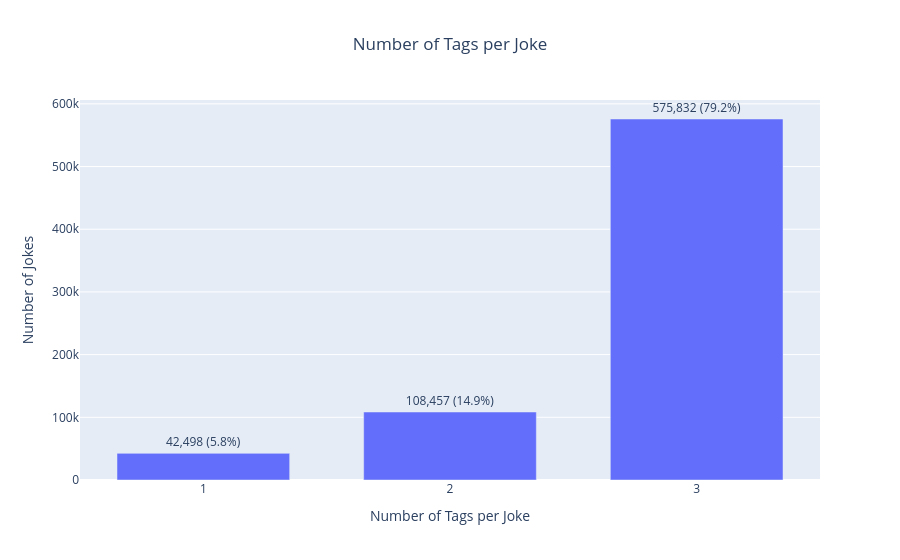

Write notebook code for a chart like this one.
### Code cell
# count_tags_per_joke(df)
plot_tag_count_distribution()

### Figure 1 — Plotly figure (JSON) as saved in the notebook; plotly's stock layout.template omitted (floating-point values rounded to 4 significant figures)
{"data": [{"customdata": [[5.847], [14.92], [79.23]], "hovertemplate": "Tag Count: %{x}<br>Number of Jokes: %{y:,}<br>Percentage: %{customdata[0]:.2f}%<extra></extra>", "legendgroup": "", "marker": {"color": "#636EFA", "pattern": {"shape": ""}}, "name": "", "orientation": "v", "showlegend": false, "text": ["42,498 (5.8%)", "108,457 (14.9%)", "575,832 (79.2%)"], "textfont": {"size": 12}, "textposition": "outside", "type": "bar", "x": ["1", "2", "3"], "xaxis": "x", "y": [42498, 108457, 575832], "yaxis": "y"}], "layout": {"bargap": 0.3, "barmode": "relative", "legend": {"tracegroupgap": 0}, "margin": {"b": 80}, "showlegend": false, "title": {"text": "Number of Tags per Joke", "x": 0.5}, "xaxis": {"anchor": "y", "domain": [0, 1], "title": {"text": "Number of Tags per Joke"}}, "yaxis": {"anchor": "x", "domain": [0, 1], "title": {"text": "Number of Jokes"}}}}
